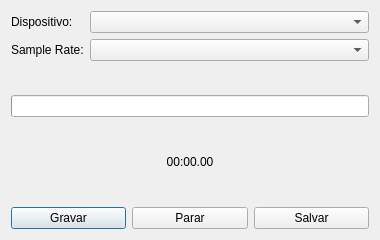
<?xml version="1.0" encoding="UTF-8"?>
<ui version="4.0">
 <class>DialogRecord</class>
 <widget class="QDialog" name="DialogRecord">
  <property name="geometry">
   <rect><x>0</x><y>0</y><width>380</width><height>240</height></rect>
  </property>
  <property name="windowTitle">
   <string>Gravar Áudio</string>
  </property>
  <layout class="QVBoxLayout" name="verticalLayout">
   <item>
    <layout class="QFormLayout" name="formLayout">
     <item row="0" column="0"><widget class="QLabel" name="labelDevice"><property name="text"><string>Dispositivo:</string></property></widget></item>
     <item row="0" column="1"><widget class="QComboBox" name="comboDevice"/></item>
     <item row="1" column="0"><widget class="QLabel" name="labelSampleRate"><property name="text"><string>Sample Rate:</string></property></widget></item>
     <item row="1" column="1"><widget class="QComboBox" name="comboSampleRate"/></item>
    </layout>
   </item>
   <item>
    <widget class="QProgressBar" name="vuMeter">
     <property name="value"><number>0</number></property>
     <property name="textVisible"><bool>false</bool></property>
    </widget>
   </item>
   <item>
    <widget class="QLabel" name="labelTimer">
     <property name="alignment"><set>Qt::AlignCenter</set></property>
     <property name="text"><string>00:00.00</string></property>
    </widget>
   </item>
   <item>
    <layout class="QHBoxLayout" name="buttonLayout">
     <item><widget class="QPushButton" name="btnRecord"><property name="text"><string>Gravar</string></property></widget></item>
     <item><widget class="QPushButton" name="btnStop"><property name="text"><string>Parar</string></property></widget></item>
     <item><widget class="QPushButton" name="btnSave"><property name="text"><string>Salvar</string></property></widget></item>
    </layout>
   </item>
  </layout>
 </widget>
 <resources/>
 <connections/>
</ui>
